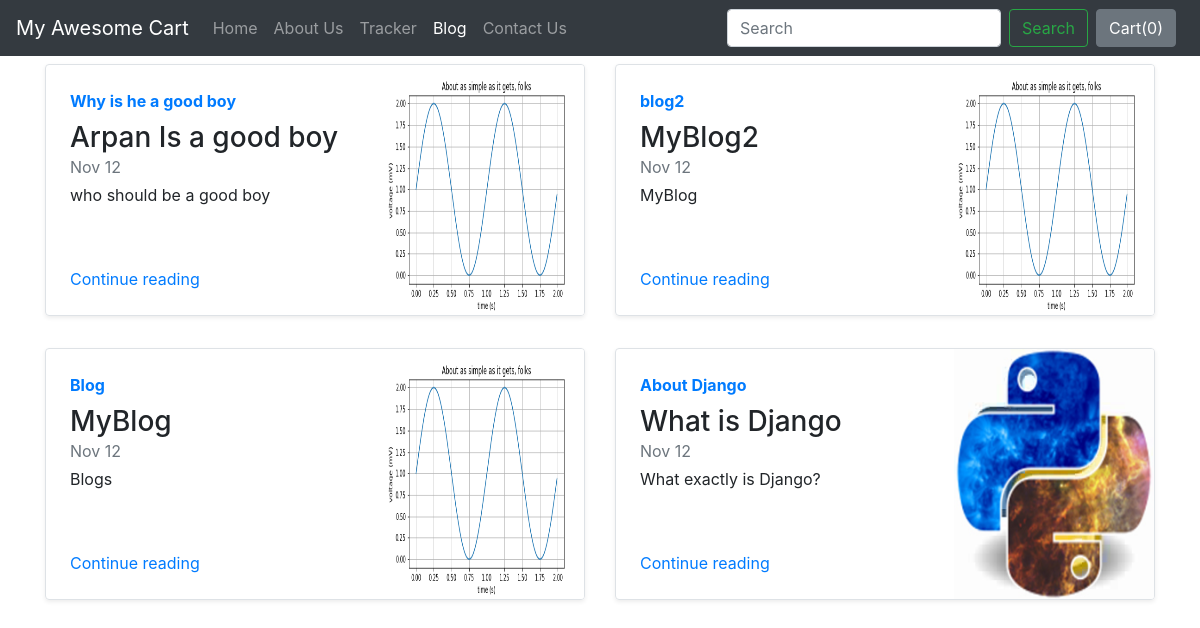
Screenshot of /blog/ with the database file from the repository.
### blog/models.py (models this page shows)
class Blogpost(models.Model):
    post_id = models.AutoField(primary_key=True)
    title = models.CharField(max_length=50)
    head0 = models.CharField(max_length=500, default="")
    chead0 = models.CharField(max_length=5000, default="")
    head1 = models.CharField(max_length=500, default="")
    chead1 = models.CharField(max_length=5000, default="")
    head2 = models.CharField(max_length=500, default="")
    chead2 = models.CharField(max_length=5000, default="")
    pub_date = models.DateField()
    thumbnail = models.ImageField(upload_to='shop/images', default="")
    def __str__(self):
        return self.title

### blog/views.py (the view)
# urls.py: path("", views.index, name="blogHome"),
def index(request):
    myposts = Blogpost.objects.all()
    print(myposts)
    return render(request, 'blog/index.html',
                  {'myposts': myposts})

### blog/templates/blog/index.html
{% extends 'blog/basic.html' %}
{% block body %}
<div class="container">
<div class="row my-2">
    {% for item in myposts %}
        <div class="col-md-6">
            <div
                class="row no-gutters border rounded overflow-hidden flex-md-row mb-4 shadow-sm h-md-250 position-relative">
                <div class="col p-4 d-flex flex-column position-static">
                    <strong class="d-inline-block mb-2 text-primary">{{item.head0}}</strong>
                    <h3 class="mb-0">{{item.title}}</h3>
                    <div class="mb-1 text-muted">Nov 12</div>
                    <p class="card-text mb-auto">{{item.head1}}</p>
                    <a href="blogpost/{{item.post_id}}" class="stretched-link">Continue reading</a>
                </div>
                <div class="col-auto d-none d-lg-block">
                    <img src="/media/{{item.thumbnail}}" class="bd-placeholder-img" width="200" height="250"
                        aria-label="Placeholder: Thumbnail"/>
                </div>
            </div>
        </div>
{% if forloop.counter|divisibleby:2 %}
    </div><div class="row my-2">
    {% endif %}
    {% endfor %}
</div>
{% endblock %}

### rows the page displays
Blogpost: head0 "Why is he a good boy", title "Arpan Is a good boy", head1 "who should be a good boy", thumbnail (picture)
Blogpost: head0 "blog2", title "MyBlog2", head1 "MyBlog", thumbnail (picture)
Blogpost: head0 "Blog", title "MyBlog", head1 "Blogs", thumbnail (picture)
Blogpost: head0 "About Django", title "What is Django", head1 "What exactly is Django?", thumbnail (picture)
